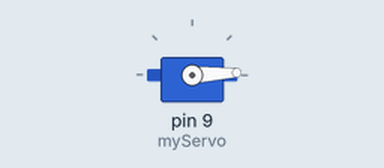
This sketch was run on a simulated Arduino Uno, built with avr-gcc and run on an emulated ATmega328P. Shown: servo.

Above: at 0.05 s.
At 0.9 s:
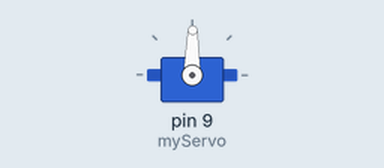
At 1.8 s:
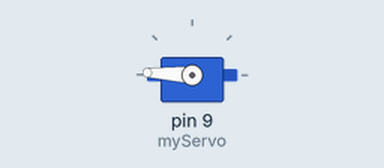
At 3.6 s:
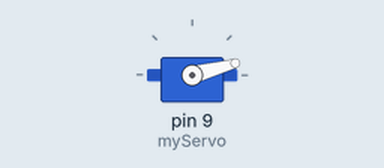
Timing chart, 0 to 8.6 s (numbered marks = the images above):
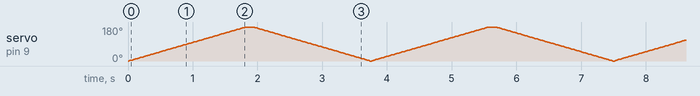

The sketch:

servo_motor_basic.ino
```cpp
#include <Servo.h>
Servo myServo;
int pos=0;
void setup() {
  // put your setup code here, to run once:
myServo.attach (9);
}

void loop() {
  // put your main code here, to run repeatedly:
for (int i=pos;i<=180;i++)
{
  myServo.write(i);
  delay(10);
}
delay(100);
for (int i=180;i>=pos;i--)
{
  myServo.write(i);
  delay(10);
}
}
```
